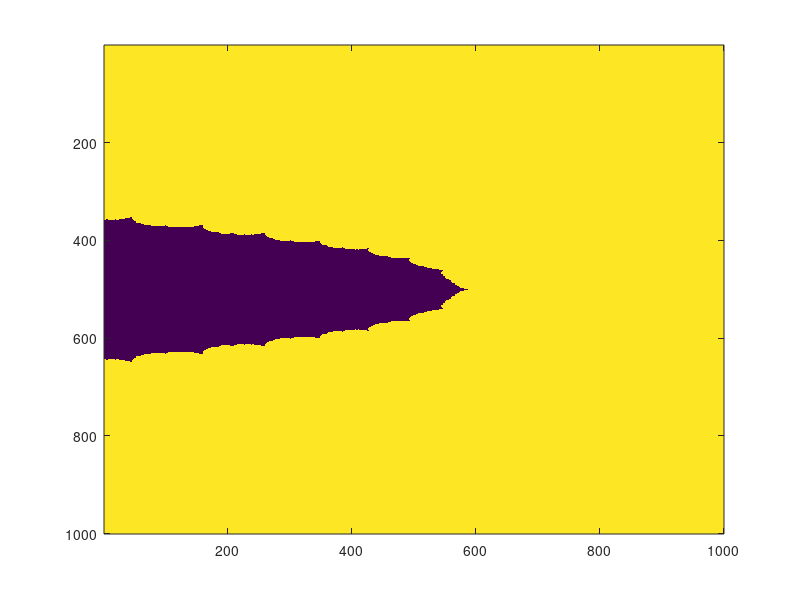

Write MATLAB code to recreate this figure.
m = 10;

% TODO: for lus over m=1:10
% en de bijhorende breedte opslaan en plotten
f = @(z) (z-1).^m .* (z+1);
df = @(z) m*(z-1).^(m-1).*(z+1) + (z-1).^m;

N = 1e3;
[x,y] = meshgrid(linspace(-2,0,N), linspace(-2,2,N));
z0 = x + 1i*y;

maxiter = 30;
tol = 1e-6;

root = zeros(size(z0));
itercount = zeros(size(z0));

z = z0;

for k = 1:maxiter
    z = z - f(z)./df(z);
end

% classificatie
root(abs(z-1) < tol) = 1;
root(abs(z+1) < tol) = -1;

figure();
imagesc(root);
